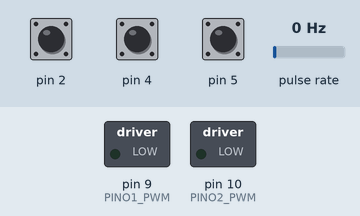
A sketch run on a simulated Arduino Uno, built with avr-gcc and run on an emulated ATmega328P. Shown: switched loads named in the sketch (green lamp = pin HIGH). Wiring (inferred from the names in the program): pulse sensor: data pin 3. The test bench sets the inputs (shaded band); at power-on: pin 4 HIGH, pin 5 HIGH, pin 2 HIGH, pulse rate 0 Hz. What the sketch prints to the serial monitor is not drawn.

Above: at 1.2 s.
1.3 s: pin 4 pulled LOW for 0.15 s
At 1.75 s:
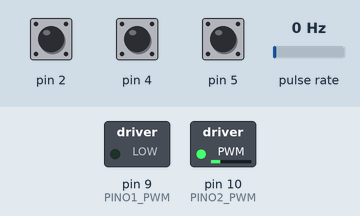
At 4.1 s:
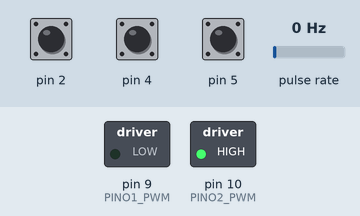
4.3 s: pin 5 pulled LOW for 0.15 s
6.0 s: pin 4 pulled LOW for 1 s
Timing chart, 0 to 9.0 s (numbered marks = the images above; inputs shaded):
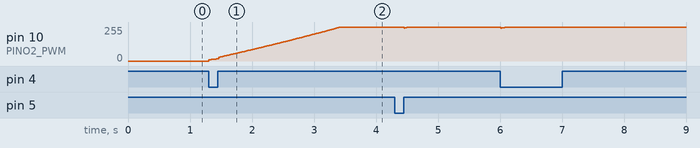

Measured:
- after the input at 1.3 s, pin 10 (PINO2_PWM): moves from 0/255 to 255/255 over 2.1 s, starting at once

The sketch:

script_final.ino
```cpp
#include "TimerOne.h"

#define runEvery(t) for (static uint16_t _lasttime; (uint16_t)((uint16_t)millis() - _lasttime) >= (t); _lasttime += (t))
#define runEveryus(t) for (static uint16_t _lasttime; (uint16_t)((uint16_t)micros() - _lasttime) >= (t); _lasttime += (t))

#define PINOA_ENCODER 3
#define PINO1_PWM 9
#define PINO2_PWM 10

float p, p1, p2 , e , e1 , e2;

const unsigned Ts = 5000; // Período de amostragem;
const unsigned PWM_FREQ = 10; // Frequêna do PWM [kHz];
const double VFONTE = 12.0; // Tensão máxima da fonte (saturação);

volatile long _pulsosencoder;

// Variaveis para geração do sinal de entrada
double r=0, s, S, P=0;
bool Q = 0, flag, MA = 0;

// Variaveis para calculo da velocidade:
double w;                     // velocidade angular;
double theta_ant;             // Para calculo da velocidade;
unsigned long tempo, deltat; // Para calculo da velocidade;

// Variaveis para o PRBS:
uint16_t a = 0x01; // Para criar sinal PRBS;
unsigned short n = 1, m = 10;

// Variaveis utilizadas na leitura do encoder:
volatile byte abOld;           // Old state
volatile byte changedCount;    // Change-indication
const unsigned NENC = 2;       // Número de encoders;
volatile long count[NENC];     // current rotary counT
 //const unsigned NENC = 1;       // Número de encoders;
const unsigned MASCARA = 0x3c; // Máscara para tratamento dos encoders;
const double ENC_RES = 32.0;   // Resolução do encoder (pulsos por revolução - PPR);
//int p =0 ;
void setup() {
  Serial.begin(115200);                   // Inicializa comunicacao serial
  pinMode(PINO1_PWM, OUTPUT);              // Configura pino do PWM como de saida
  pinMode(PINO2_PWM, OUTPUT);              // Configura pino do PWM como de saida
  // attachInterrupt( digitalPinToInterrupt( PINOA_ENCODER ), ContaPulsos, CHANGE );
  setaEncoders(INPUT_PULLUP, true);
  Timer1.initialize(1000 / PWM_FREQ);    // Configura timer do PWM (40 us = 25 kHz => 42,75 us = 23,4 kHz)
  Timer1.pwm(PINO1_PWM, 0);
  Timer1.pwm(PINO2_PWM, 0);
}

void controlador ( float y ){

  const float b1 = 0.331;
  const float b2 = 0.9663;
  const float k = -12.073;
  float e = - y ;
 // p = k * e -(b1 + b2)* k *e1 + k*b1*b2*e2  + 2 *p1 -p2;
   // p = -1.32 * e;
    p = -3.0672*e+2.9876*e1+1.0005*p1;

    if (p>12){
      p = 12;
    }
    if (p<-12){
      p = -12;
    }
    p1 = p;
    e1 = e;
}

void loop()
{
  runEvery(50){leSerial();}

  runEveryus(Ts){

	// Cria PRBS: ---

	// Fim do PRBS  ---

	// Cria sina tipo "escada": -------
	    //  runEvery(500){
	    //    if(u<11)
	    //      u++;
	    //    else
	    //      u = 0;
	    //  }
	// Fim do sinal tipo "escada". ---

//--- Cria sinal tipo onda quadrada ---


    // Fim - sinal onda quadrada. ---
    controlador(w);
    w = leang();
    acionaMotor(p);
    enviaSerial();
  }
}

uint16_t geraPRBS7 (uint16_t a)
  // Funcao para gerar PRBS de 7 bits
{
  uint16_t newbit = (((a >> 6) ^ (a >> 5)) & 1);
  return a = ((a << 1) | newbit) & 0x7f;
}

uint16_t geraPRBS9 (uint16_t a)
  // Funcao para gerar PRBS de 9 bits
{
  uint16_t newbit = (((a >> 8) ^ (a >> 4)) & 1);
  return a = ((a << 1) | newbit) & 0x1ff;
}

uint16_t geraPRBS11(uint16_t a)
  // Funcao para gerar PRBS de 11 bits
{
  uint16_t newbit = (((a >> 10) ^ (a >> 8)) & 1);
  return a = ((a << 1) | newbit) & 0x07ff;
}

long int lenumero(char caracter)
{
  /*
    Função resonsável por interpredar o que é dígito enviado pela comunicação serial ao arduino e concatená-los
    maneira a formar um número inteiro.
  */
  long int valor = 0;
  int sinal = 1;
  while (caracter != 10)                   // verifica se eh um digito entre 0 e 9
  {
    caracter = Serial.read();
  if (caracter >= '0' && caracter <= '9')  // verifica se eh um digito entre 0 e 9
  valor = (valor * 10) + (caracter - '0'); // se sim, acumula valor
    else if ( caracter == '-')
      sinal = -1;
  else                                     // em caso de nao ser um numero ou simbolo de menos termina o valor
    {
  valor = valor * sinal ;                  // seta a variavel valor com o valor acumulado
      return (valor);
      // valor = 0;                        // reseta valor para 0 para a provima sequencia de digitos
      sinal = 1;
    }
  }
}

long map2(double v, double in_min, double in_mav, long out_min, long out_mav)
  /*
    Função resonsável por mapear uma faixa de valores de um sinal de entrada do
    tipo 'double' para outra faixa de valores de sinal do tipo 'long'.
  */
{
  return (v - in_min) * (out_mav - out_min) / (in_mav - in_min) + out_min;
}

// double map3( int v, int in_min, int in_mav, double out_min, double out_mav ) {
  /*
    Função resonsável por mapear uma faixa de valores de um sinal de entrada do
    tipo 'int' para outra faixa de valores de sinal do tipo 'double'.
  */
//   return ( v - in_min ) * ( out_mav - out_min ) / ( in_mav - in_min ) + out_min;
// }

void enviaSerial() {
  /*
    Função para eviar valores via comunicação serial usando codificação do tipo
    ASCII.
  */
  //Serial.print(count[0]);
 // Serial.print(',');
  //Serial.print(count[1]);
  //Serial.print(',');
  Serial.print(w);
  Serial.print(',');
  Serial.print(p);
  Serial.println();

}


void leSerial()
  {
    // LEITURA DOS DADOS SERIAIS
    if ( Serial.available() > 0)
    {
      char ch = Serial.read();
      switch (ch) {
        case 'r':
          r = lenumero(ch); // le o valor de referencia recebido
          Q = 0;
          break;
        case 'v':
          r = lenumero(ch);
          break;
        case 's':
          s = lenumero(ch);
          Q = 1;
          P = false;
          break;
        case 'S':
          S = lenumero(ch);
          Q = 1;
          P = false;
          break;
        case 'm':
          m = lenumero(ch);
          break;
        case 'a':
          MA = true;
          break;
        case 'f':
          MA = false;
          break;
        case 'p':
          P = true;
          Q = false;
          break;
      } // Fim do switch
    } // Fim da leitura serial
}

double leVeloc() {
  // Calcula a velocidade
  double theta     = double(count[0]) / ENC_RES / 4.0 * 2.0 * PI;
  deltat    = micros() - tempo;                // Calcula intervalo entre amostras;
  tempo     = micros();
  double omega     = (theta - theta_ant) / double(deltat) * 1.0e6; // Calcula velocidade;
  theta_ant = theta;
  return omega;
}

double leang () {
  // Calcula o angulo
  double theta = double(count[1]) *0.15;
  if (theta > 360 ) {
    theta = theta -360;
  } else {
      double theta = double(count[0]) *0.15;
  }

  return theta;
}


void acionaMotor( double v ) {
  // Função para criar o sinal PWM de acordo com o valor passado 'v';
  if(v<0){
    Timer1.setPwmDuty( PINO1_PWM, map2( v, 0, -VFONTE, 1, 1024 ) );   // aciona motor em um sentido
    Timer1.setPwmDuty( PINO2_PWM, LOW );   // aciona motor em um sentido
  } else {
    Timer1.setPwmDuty( PINO1_PWM, LOW );   // aciona motor em um sentido
    Timer1.setPwmDuty( PINO2_PWM, map2( v, 0, VFONTE, 1, 1024 ) );   // aciona motor em um sentido
  }

}

void setaEncoders(byte ioMode, byte enablePCI) {
  // Função para ajustar configurações dos encoderes
  switch (NENC) {
    case 1:
      pinMode( 2, ioMode); //  2, PD2   PCINT 18
      pinMode( 3, ioMode); //  3, PD3   PCINT 19
      break;
    case 2:
      pinMode( 2, ioMode); //  2, PD2   PCINT 18
      pinMode( 3, ioMode); //  3, PD3   PCINT 19
      pinMode( 4, ioMode); //  4, PD4   PCINT 20
      pinMode( 5, ioMode); //  5, PD5   PCINT 21
      break;
    case 3:
      pinMode( 2, ioMode); //  2, PD2   PCINT 18
      pinMode( 3, ioMode); //  3, PD3   PCINT 19
      pinMode( 4, ioMode); //  4, PD4   PCINT 20
      pinMode( 5, ioMode); //  5, PD5   PCINT 21
      pinMode( 6, ioMode); //  6, PD6   PCINT 22
      pinMode( 7, ioMode); //  7, PD7   PCINT 23
      break;
    default:
      pinMode( 2, ioMode); //  2, PD2   PCINT 18
      pinMode( 3, ioMode); //  3, PD3   PCINT 19
      break;
  }
  if (enablePCI) {
    PCMSK2 |= MASCARA;
    PCIFR  |= 0x04; // Clear PC interrupts if any
    PCICR  |= 0x04; // Enable PC interrupts
  }
  abOld = changedCount = 0;
  for (byte i = 0; i < NENC; ++i) {
    count[i] = 0;
  }
}

ISR(PCINT2_vect) {
  // Função do tipo interrupção externa, para contar pulsos dos encoderes (até
  // 4), tratando-os com uma lógica mais sofisticada, de modo que a leitura é
  // feita levando em conta o sentido de giro do encoder, e a resolução é
  // multiplicada por 4.
  //
  byte abNew = PIND & MASCARA; // Read pins  2, 3,
  byte changes = abNew ^ abOld; // Use XOR to flag changed bits
  char wayflag = 2 * abNew ^ abNew; // Use XOR to get state-bits
  byte test2;
  for (byte i = 0; i < NENC; ++i) {
    // For PD2-7, low 2 bits aren't relevant.  Move the shifts to
    // end of for loop if low 2 bits carry encoder info.
    wayflag >>= 2;      // Discard low state-bits
    changes >>= 2;      // Discard low change-bits
    test2 = changes & 3;    // Get 2 bits of interest
    if (test2 == 1) {
      count[i] += 1 - (wayflag & 2);
      changedCount = true;
    } else if (test2 == 2) {
      count[i] -= 1 - (wayflag & 2);
      changedCount = true;
    }
  }
  abOld = abNew;        // Save new state
}
```
